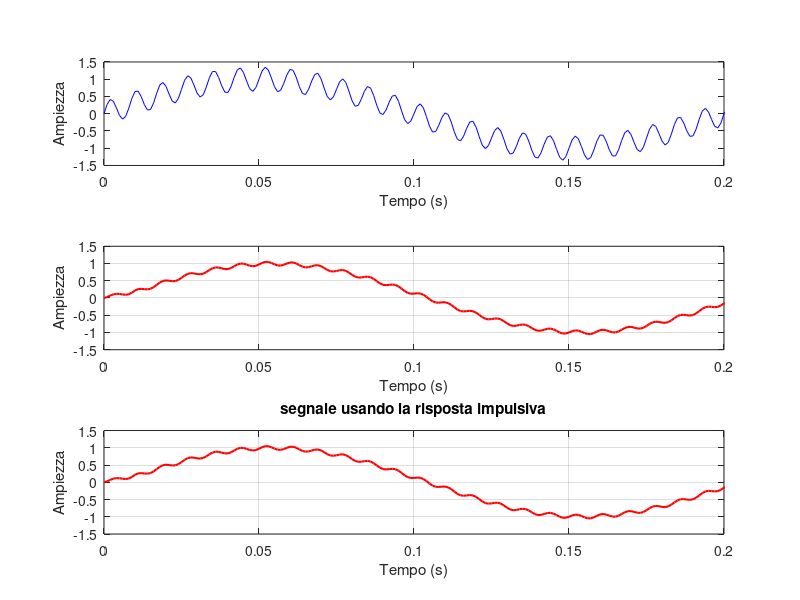

The MATLAB source for this figure:

clear
clc
close all

fs = 1000;
T = 5;
dt = 1/fs;
t = (0:dt:T-dt)';

signal = sin(2*pi*5*t) + 0.35 * sin(2*pi*120*t)


mm = 10
y = zeros(size(signal))

for n = 1:length(signal)
    for k = 0:mm-1
        if n-k >= 1
            y(n) = y(n) + signal(n-k)/mm; % filtro media mobile
        end
    end
end


figure
subplot(3,1,1)
plot(t, signal, 'b')
xlabel('Tempo (s)')
ylabel('Ampiezza')
xlim([0 0.2])
hold on
subplot(3,1,2)
plot(t, y, 'r', 'LineWidth', 1.5)
grid on
xlabel('Tempo (s)')
ylabel('Ampiezza')
xlim([0 0.2])

% ricaviamo la risposta impulsiva

delta = zeros(20,1)
delta(1) = 1;
h = zeros(size(delta));

for n = 1:length(delta)
    for k = 0:mm-1
        if n-k >= 1
            h(n) = h(n) + delta(n-k)/mm;
        end
    end
end

y_conv = conv(signal, h) % convoluzione segnale e risposta impulsiva
y_conv = y(1:length(signal))


subplot(3,1,3)
plot(t, y_conv, 'r', 'LineWidth', 1.5)
grid on
xlabel('Tempo (s)')
ylabel('Ampiezza')
xlim([0 0.2])
title("segnale usando la risposta impulsiva")
